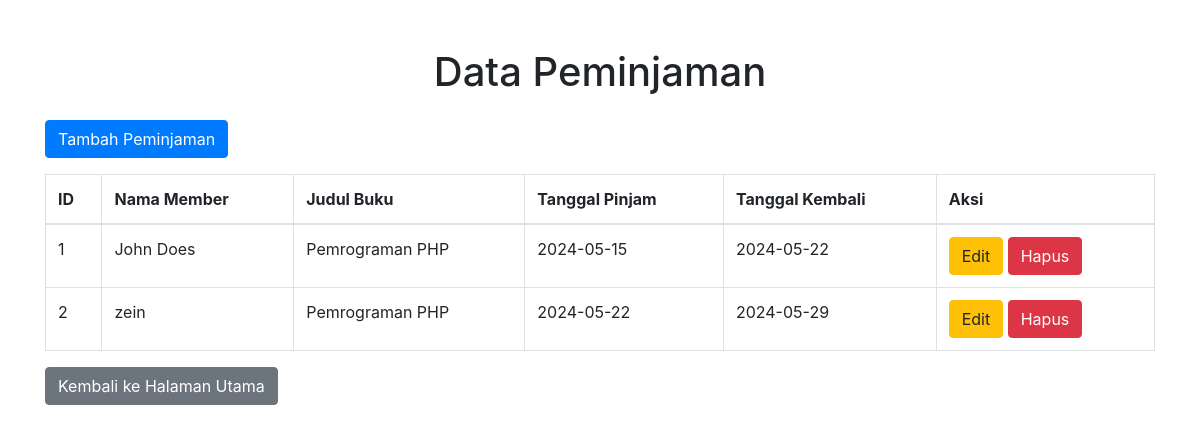
The app's page /Peminjaman.php with its own data.
### tables this page shows
CREATE TABLE `peminjaman` (
  `id_peminjaman` int NOT NULL,
  `id_member` int DEFAULT NULL,
  `id_buku` int DEFAULT NULL,
  `tgl_pinjam` date DEFAULT NULL,
  `tgl_kembali` date DEFAULT NULL
);

CREATE TABLE `member` (
  `id_member` int NOT NULL,
  `nama_member` varchar(250) NOT NULL,
  `nomor_member` varchar(15) NOT NULL,
  `alamat` text,
  `tgl_mendaftar` date DEFAULT NULL,
  `tgl_terakhir_bayar` date DEFAULT NULL
);

CREATE TABLE `buku` (
  `id_buku` int NOT NULL,
  `judul_buku` varchar(500) NOT NULL,
  `penulis` varchar(500) DEFAULT NULL,
  `penerbit` varchar(250) DEFAULT NULL,
  `tahun_terbit` int DEFAULT NULL
);

### Model.php (called while the page is built, shortened)
<?php
function getPeminjaman() {
    $pdo = koneksiDB();
    $stmt = $pdo->prepare("
        SELECT peminjaman.*, member.nama_member, buku.judul_buku
        FROM peminjaman
        JOIN member ON peminjaman.id_member = member.id_member
        JOIN buku ON peminjaman.id_buku = buku.id_buku
    ");
    $stmt->execute();
    return $stmt->fetchAll(PDO::FETCH_ASSOC);
}
?>

### Peminjaman.php (the view, shortened to what this page needs)
<?php
require 'Model.php';
$peminjaman = getPeminjaman();
?>
<!DOCTYPE html>
<html>
<head>
    <link href="https://maxcdn.bootstrapcdn.com/bootstrap/4.5.2/css/bootstrap.min.css" rel="stylesheet">
</head>
<body>
    <div class="container">
        <h1 class="mt-5 mb-4 text-center">Data Peminjaman</h1>
        <a href="FormPeminjaman.php" class="btn btn-primary mb-3">Tambah Peminjaman</a>
        <table class="table table-bordered">
            <thead>
                <tr>
                    <th>ID</th>
                    <th>Nama Member</th>
                    <th>Judul Buku</th>
                    <th>Tanggal Pinjam</th>
                    <th>Tanggal Kembali</th>
                    <th>Aksi</th>
                </tr>
            </thead>
            <tbody>
                <?php foreach ($peminjaman as $p): ?>
                <tr>
                    <td><?= $p['id_peminjaman'] ?></td>
                    <td><?= $p['nama_member'] ?></td>
                    <td><?= $p['judul_buku'] ?></td>
                    <td><?= $p['tgl_pinjam'] ?></td>
                    <td><?= $p['tgl_kembali'] ?></td>
                    <td>
                        <a href="FormPeminjaman.php?id=<?= $p['id_peminjaman'] ?>" class="btn btn-warning">Edit</a>
                        <a href="Delete.php?table=peminjaman&id=<?= $p['id_peminjaman'] ?>" class="btn btn-danger">Hapus</a>
                    </td>
                </tr>
                <?php endforeach; ?>
            </tbody>
        </table>
        <a href="index.php" class="btn btn-secondary">Kembali ke Halaman Utama</a>
    </div>
</body>
</html>

### records on screen
peminjaman: id_peminjaman "1", id_member.nama_member "John Does", id_buku.judul_buku "Pemrograman PHP", tgl_pinjam "2024-05-15", tgl_kembali "2024-05-22"
peminjaman: id_peminjaman "2", id_member.nama_member "zein", id_buku.judul_buku "Pemrograman PHP", tgl_pinjam "2024-05-22", tgl_kembali "2024-05-29"
